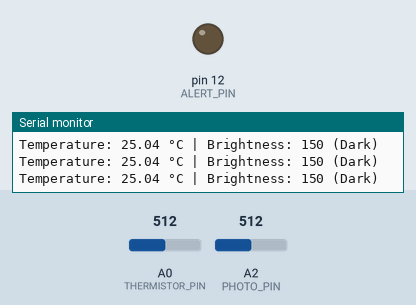
Bench run of a sketch on a simulated Arduino Uno, built with avr-gcc and run on an emulated ATmega328P. Parts: output pins drawn as LEDs (lit = HIGH), the last lines printed to the serial monitor. Dashed ring = blinking. The test bench sets the inputs (shaded band); at power-on: A2 (PHOTO_PIN) = 512, A0 (THERMISTOR_PIN) = 512.

Above: at 1.3 s.
1.4 s: A2 (PHOTO_PIN) set to 738
2.9 s: A2 (PHOTO_PIN) set to 763
5.0 s: A0 (THERMISTOR_PIN) set to 735
6.5 s: A0 (THERMISTOR_PIN) set to 767
At 6.77 s:
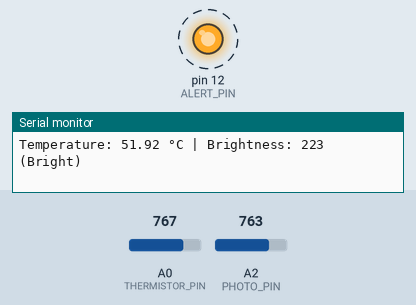
Timing chart, 0 to 10.5 s (numbered marks = the images above; inputs shaded):
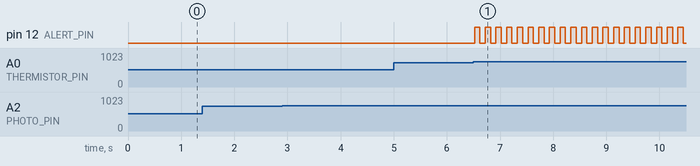

The sketch:

Lab3_Fire_Alarm.ino
```cpp
#define THERMISTOR_PIN A0
#define PHOTO_PIN A2
#define ALERT_PIN 12

const float TEMP_THRESHOLD = 50.0;
const int LIGHT_THRESHOLD = 220;

float readTemperature() {
  int analogValue = analogRead(THERMISTOR_PIN);
  float voltage = analogValue * (5.0 / 1023.0);
  float resistance = (5.0 - voltage) * 10000.0 / voltage;
  float temperatureC = 1.0 / (log(resistance / 10000.0) / 3950.0 + 1.0 / (25.0 + 273.15)) - 273.15;
  return temperatureC;
}

void setup() {
  Serial.begin(9600);
  pinMode(ALERT_PIN, OUTPUT);
}

void loop() {
  float temperature = readTemperature();
  int scaledBrightness = map(analogRead(PHOTO_PIN), 0, 1023, 0, 300);
  int brightnessDigital = (scaledBrightness >= LIGHT_THRESHOLD) ? HIGH : LOW;

  Serial.print("Temperature: ");
  Serial.print(temperature);
  Serial.print(" °C | Brightness: ");
  Serial.print(scaledBrightness);
  Serial.println(brightnessDigital == HIGH ? " (Bright)" : " (Dark)");

  if (temperature >= TEMP_THRESHOLD && brightnessDigital == HIGH) {
    digitalWrite(ALERT_PIN, HIGH);
    delay(100);
    digitalWrite(ALERT_PIN, LOW);
    delay(100);
  } else {
    digitalWrite(ALERT_PIN, LOW);
    delay(500);
  }
}
```

Measured:
- the behaviour switches between 752 and 753 on A0 (THERMISTOR_PIN) (found by bisection; images 0 and 1)
- after the input at 6.5 s, pin 12 (ALERT_PIN): alternates HIGH for 0.10 s and LOW for 0.10 s, starting at once
